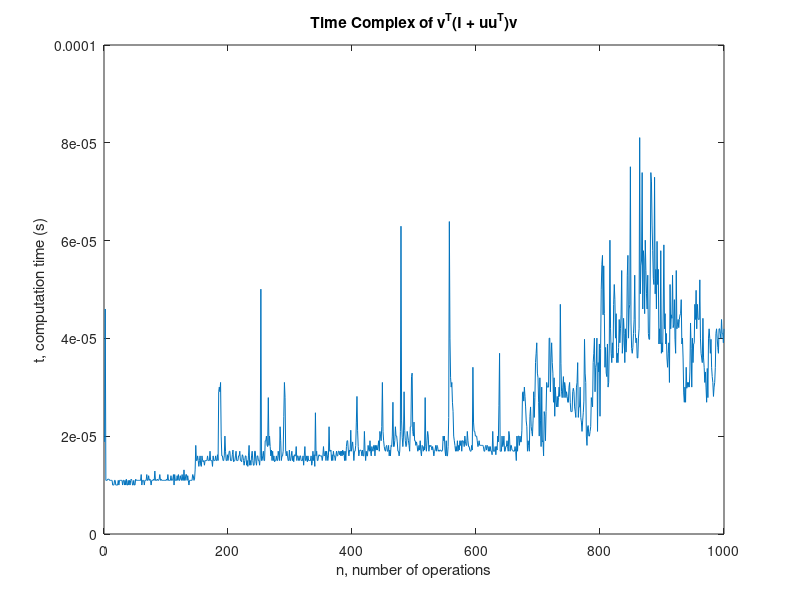

The MATLAB script that drew this image:
s3 = zeros(1,1000);
for n = 1:1000   
    A = rand(n,n); 
    u = rand(n,1); 
    v = rand(n,1); 
    tic; 
    t1 = transpose(v)*v + (transpose(u)*v)^(2);    
    s3(n) = toc;
end

figure 
plot(s3)
title('Time Complex of v^{T}(I + uu^{T})v'); 
xlabel('n, number of operations'); 
ylabel('t, computation time (s)');